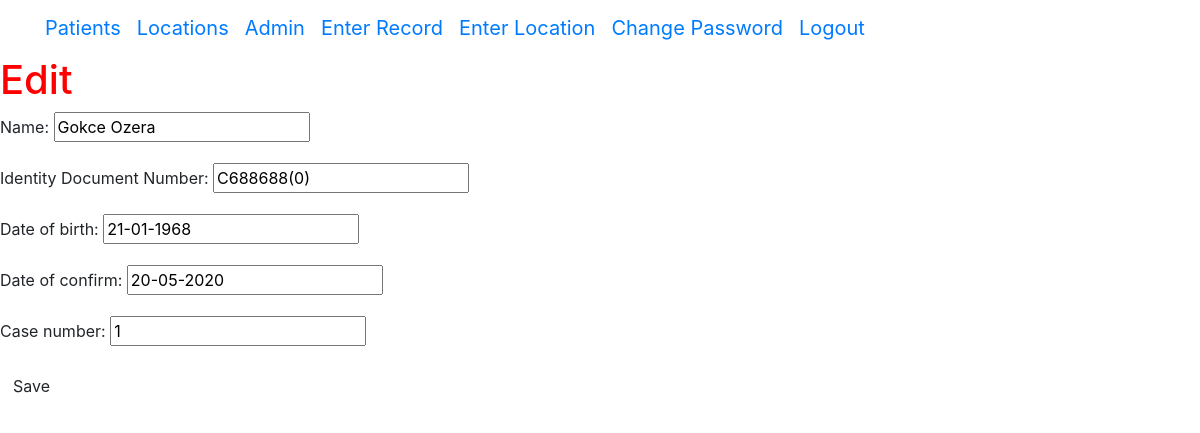
Screenshot of /covidapp/patient/25/edit/ (signed in) with the database file from the repository.
### covidapp/models.py (models this page shows, shortened)
class Patient(models.Model):
    name = models.CharField(max_length=200)
    idn = models.CharField(max_length=200, unique=True)
    date_of_birth = models.DateField()
    date_of_confirm = models.DateField()
    case_number = models.IntegerField()

### covidapp/views.py (the view)
# urls.py: re_path('patient/(?P<pk>\d+)/edit/$', views.PatientUpdateView.as_view(), name='patient_edit'),
class PatientUpdateView(UpdateView):
    form_class = PatientForm
    model = Patient

### covidapp/forms.py
class PatientForm(forms.ModelForm):
    date_of_birth = forms.DateField(input_formats=settings.DATE_INPUT_FORMATS)
    date_of_confirm = forms.DateField(input_formats=settings.DATE_INPUT_FORMATS)
    class Meta:
        model = Patient
        fields = '__all__'
        labels = {
        "idn": "Identity Document Number"
        }

### covidapp/templatetags/has_group.py (called while the page is built)
@register.filter(name='has_group')
def has_group(user, group_name):
    return user.groups.filter(name=group_name).exists()

### templates/covidapp/patient_form.html (shortened to what this page needs)
{% extends "covidapp/base.html" %}
{% block content %}
{% load has_group %}
{% if request.user|has_group:"Epidemiologists" or request.user|has_group:"Staff" %}
    <h1>Edit</h1>
    <form method="POST" class="post-form">
    {{ form.as_p }}
    <button type="submit" class="save btn btn-default">Save</button>
    </form>
{% else %}
<h3>Please Login First</h3>
{% endif %}
{% endblock %}

### static/css/mystyle.css (style rules this page uses)
h1 { color:red; }

### rows the page displays
Patient: name "Gokce Ozera", idn "C688688(0)", date_of_birth "21-01-1968", date_of_confirm "20-05-2020", case_number "1"
